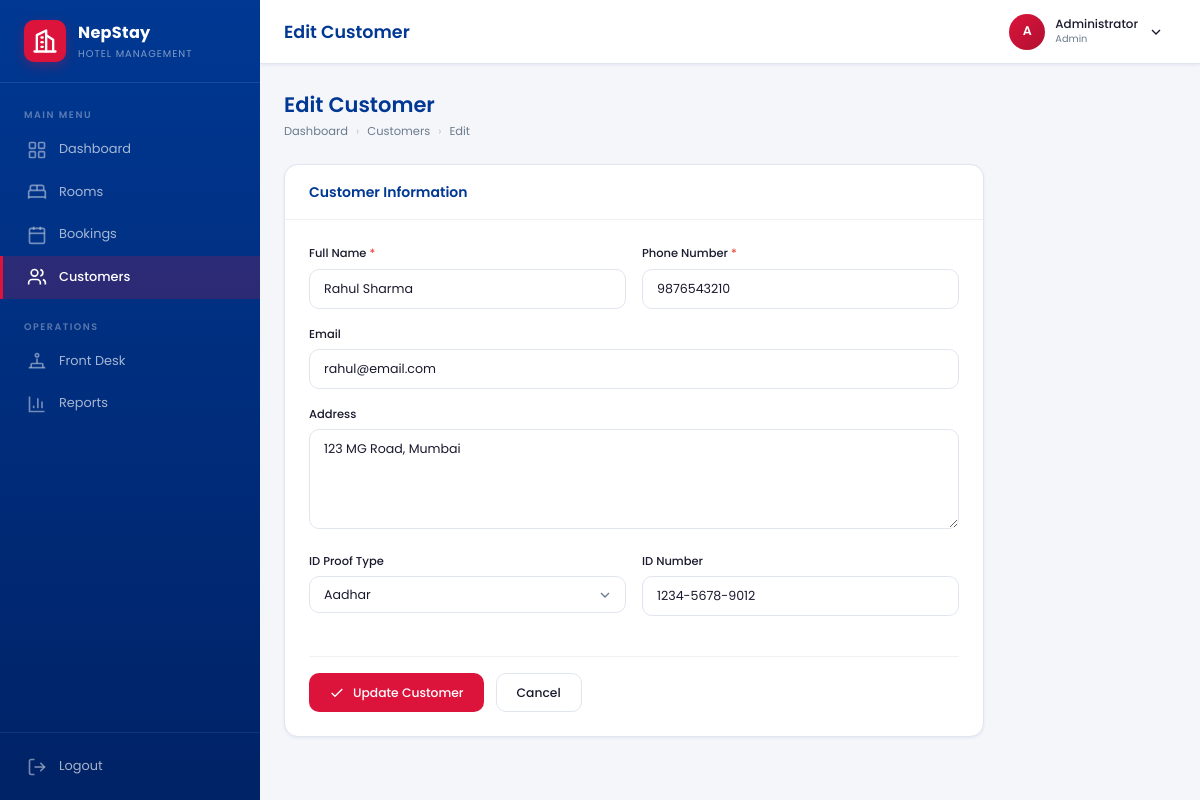
Page /admin/customer_form.php?id=1 (signed in) on the committed database.
### tables this page shows
CREATE TABLE users (
    id INT AUTO_INCREMENT PRIMARY KEY,
    name VARCHAR(100) NOT NULL,
    email VARCHAR(255) UNIQUE NOT NULL,
    password VARCHAR(255) NOT NULL,
    role ENUM('admin','staff','manager') DEFAULT 'admin',
    avatar VARCHAR(255) DEFAULT NULL,
    created_at TIMESTAMP DEFAULT CURRENT_TIMESTAMP,
    updated_at TIMESTAMP DEFAULT CURRENT_TIMESTAMP ON UPDATE CURRENT_TIMESTAMP
);

CREATE TABLE customers (
    id INT AUTO_INCREMENT PRIMARY KEY,
    name VARCHAR(100) NOT NULL,
    email VARCHAR(255) DEFAULT NULL,
    phone VARCHAR(20) NOT NULL,
    address TEXT,
    id_proof ENUM('Passport','Driving License','National ID','Aadhar','Other') DEFAULT 'National ID',
    id_number VARCHAR(50) DEFAULT NULL,
    created_at TIMESTAMP DEFAULT CURRENT_TIMESTAMP,
    updated_at TIMESTAMP DEFAULT CURRENT_TIMESTAMP ON UPDATE CURRENT_TIMESTAMP
);

### includes/functions.php (called while the page is built, shortened)
<?php
function e($str) {
    return htmlspecialchars($str ?? '', ENT_QUOTES, 'UTF-8');
}
function is_page($page) {
    return basename($_SERVER['PHP_SELF']) === $page;
}
function nav_active($page) {
    return is_page($page) ? 'active' : '';
}

### includes/db.php (called while the page is built, shortened)
<?php
$conn = new mysqli(DB_HOST, DB_USER, DB_PASS, DB_NAME);
$conn->set_charset('utf8mb4');
function db_query($sql, $types = '', $params = []) {
    global $conn;
    $stmt = $conn->prepare($sql);
    $stmt->bind_param($types, ...$params);
    $stmt->execute();
    $result = $stmt->get_result();
    return $result;
}
function db_fetch($sql, $types = '', $params = []) {
    $result = db_query($sql, $types, $params);
    if ($result instanceof mysqli_result) {
        return $result->fetch_assoc();
    }
    return null;
}

### includes/auth.php (called while the page is built, shortened)
<?php
require_once __DIR__ . '/db.php';
function current_user() {
    return db_fetch("SELECT * FROM users WHERE id = ?", 'i', [$_SESSION['user_id']]);
}

### admin/customer_form.php (the view, shortened to what this page needs)
<?php
require_once '../includes/db.php';
require_once '../includes/auth.php';
require_once '../includes/functions.php';
$id = intval($_GET['id'] ?? 0);
if ($id) {
    $customer = db_fetch("SELECT * FROM customers WHERE id = ?", 'i', [$id]);
}
require_once '../includes/header.php';
?>
<div class="page-header">
    <div>
        <h2><?php echo $id ? 'Edit Customer' : 'Add Customer'; ?></h2>
        <div class="breadcrumb">
            <a href="index.php">Dashboard</a> <span class="sep">›</span>
            <a href="customers.php">Customers</a> <span class="sep">›</span>
            <span><?php echo $id ? 'Edit' : 'Add'; ?></span>
        </div>
    </div>
</div>
<div class="card form-card">
    <div class="card-header">
        <h3>Customer Information</h3>
    </div>
    <div class="card-body">
        <form method="POST">
            <div class="form-row">
                <div class="form-group">
                    <label for="name">Full Name <span class="required">*</span></label>
                    <input type="text" name="name" id="name" class="form-control" placeholder="John Doe" value="<?php echo e($customer['name'] ?? ''); ?>" required>
                </div>
                <div class="form-group">
                    <label for="phone">Phone Number <span class="required">*</span></label>
                    <input type="text" name="phone" id="phone" class="form-control" placeholder="+91 98765 43210" value="<?php echo e($customer['phone'] ?? ''); ?>" required>
                </div>
            </div>
            <div class="form-group">
                <label for="email">Email</label>
                <input type="email" name="email" id="email" class="form-control" placeholder="john@email.com" value="<?php echo e($customer['email'] ?? ''); ?>">
            </div>
            <div class="form-group">
                <label for="address">Address</label>
                <textarea name="address" id="address" class="form-control" placeholder="Full address..."><?php echo e($customer['address'] ?? ''); ?></textarea>
            </div>
            <div class="form-row">
                <div class="form-group">
                    <label for="id_proof">ID Proof Type</label>
                    <select name="id_proof" id="id_proof" class="form-control">
                        <?php foreach (['Passport','Driving License','National ID','Aadhar','Other'] as $p): ?>
                        <option value="<?php echo $p; ?>" <?php echo ($customer['id_proof'] ?? 'National ID') === $p ? 'selected' : ''; ?>><?php echo $p; ?></option>
                        <?php endforeach; ?>
                    </select>
                </div>
                <div class="form-group">
                    <label for="id_number">ID Number</label>
                    <input type="text" name="id_number" id="id_number" class="form-control" placeholder="ID document number" value="<?php echo e($customer['id_number'] ?? ''); ?>">
                </div>
            </div>
            <div class="form-actions">
                <button type="submit" class="btn btn-accent">
                    <svg width="16" height="16" viewBox="0 0 24 24" fill="none" stroke="currentColor" stroke-width="2"><polyline points="20 6 9 17 4 12"/></svg>
                    <?php echo $id ? 'Update Customer' : 'Add Customer'; ?>
                </button>
                <a href="customers.php" class="btn btn-outline">Cancel</a>
            </div>
        </form>
    </div>
</div>
<?php require_once '../includes/footer.php'; ?>

### includes/header.php (shortened to what this page needs)
<?php
require_once __DIR__ . '/db.php';
require_once __DIR__ . '/auth.php';
require_once __DIR__ . '/functions.php';
$currentUser = current_user();
$currentPage = basename($_SERVER['PHP_SELF']);
$pageTitles = [
    'index.php'           => 'Dashboard',
    'rooms.php'           => 'Rooms',
    'room_form.php'       => isset($_GET['id']) ? 'Edit Room' : 'Add Room',
    'bookings.php'        => 'Bookings',
    'booking_form.php'    => isset($_GET['id']) ? 'Edit Booking' : 'New Booking',
    'customers.php'       => 'Customers',
    'customer_form.php'   => isset($_GET['id']) ? 'Edit Customer' : 'Add Customer',
    'reports.php'         => 'Reports',
    'front_desk.php'      => 'Front Desk',
];
$pageTitle = $pageTitles[$currentPage] ?? 'NepStay';
?>
<!DOCTYPE html>
<html lang="en">
<head>
    <link rel="stylesheet" href="/Hotel_Reservation_System/assets/css/style.css">
</head>
<body>
<aside class="sidebar" id="sidebar">
    <div class="sidebar-brand">
        <div class="brand-icon">
            <svg width="28" height="28" viewBox="0 0 24 24" fill="none" stroke="currentColor" stroke-width="2" stroke-linecap="round" stroke-linejoin="round">
                <path d="M3 21h18"/><path d="M5 21V7l8-4v18"/><path d="M19 21V11l-6-4"/>
                <path d="M9 9h1"/><path d="M9 13h1"/><path d="M9 17h1"/>
            </svg>
        </div>
        <div class="brand-text">
            <span class="brand-name">NepStay</span>
            <span class="brand-sub">Hotel Management</span>
        </div>
    </div>
    <nav class="sidebar-nav">
        <div class="nav-section">
            <span class="nav-label">MAIN MENU</span>
            <a href="/Hotel_Reservation_System/admin/index.php" class="nav-item <?php echo nav_active('index.php'); ?>">
                <svg width="20" height="20" viewBox="0 0 24 24" fill="none" stroke="currentColor" stroke-width="2"><rect x="3" y="3" width="7" height="7" rx="1"/><rect x="14" y="3" width="7" height="7" rx="1"/><rect x="3" y="14" width="7" height="7" rx="1"/><rect x="14" y="14" width="7" height="7" rx="1"/></svg>
                <span>Dashboard</span>
            </a>
            <a href="/Hotel_Reservation_System/admin/rooms.php" class="nav-item <?php echo (nav_active('rooms.php') || nav_active('room_form.php')) ? 'active' : ''; ?>">
                <svg width="20" height="20" viewBox="0 0 24 24" fill="none" stroke="currentColor" stroke-width="2"><path d="M2 20v-8a2 2 0 0 1 2-2h16a2 2 0 0 1 2 2v8"/><path d="M4 10V6a2 2 0 0 1 2-2h12a2 2 0 0 1 2 2v4"/><path d="M12 4v6"/><path d="M2 18h20"/></svg>
                <span>Rooms</span>
            </a>
            <a href="/Hotel_Reservation_System/admin/bookings.php" class="nav-item <?php echo (nav_active('bookings.php') || nav_active('booking_form.php')) ? 'active' : ''; ?>">
                <svg width="20" height="20" viewBox="0 0 24 24" fill="none" stroke="currentColor" stroke-width="2"><rect x="3" y="4" width="18" height="18" rx="2"/><path d="M16 2v4"/><path d="M8 2v4"/><path d="M3 10h18"/><path d="M8 14h.01"/><path d="M12 14h.01"/><path d="M16 14h.01"/><path d="M8 18h.01"/><path d="M12 18h.01"/></svg>
                <span>Bookings</span>
            </a>
            <a href="/Hotel_Reservation_System/admin/customers.php" class="nav-item <?php echo (nav_active('customers.php') || nav_active('customer_form.php')) ? 'active' : ''; ?>">
                <svg width="20" height="20" viewBox="0 0 24 24" fill="none" stroke="currentColor" stroke-width="2"><path d="M16 21v-2a4 4 0 0 0-4-4H6a4 4 0 0 0-4 4v2"/><circle cx="9" cy="7" r="4"/><path d="M22 21v-2a4 4 0 0 0-3-3.87"/><path d="M16 3.13a4 4 0 0 1 0 7.75"/></svg>
                <span>Customers</span>
            </a>
        </div>
        <div class="nav-section">
            <span class="nav-label">OPERATIONS</span>
            <a href="/Hotel_Reservation_System/admin/front_desk.php" class="nav-item <?php echo nav_active('front_desk.php'); ?>">
                <svg width="20" height="20" viewBox="0 0 24 24" fill="none" stroke="currentColor" stroke-width="2"><path d="M2 20h20"/><path d="M5 20v-4a1 1 0 0 1 1-1h12a1 1 0 0 1 1 1v4"/><path d="M12 15V9"/><circle cx="12" cy="5" r="2"/></svg>
                <span>Front Desk</span>
            </a>
            <a href="/Hotel_Reservation_System/admin/reports.php" class="nav-item <?php echo nav_active('reports.php'); ?>">
                <svg width="20" height="20" viewBox="0 0 24 24" fill="none" stroke="currentColor" stroke-width="2"><path d="M3 3v18h18"/><path d="M18 17V9"/><path d="M13 17V5"/><path d="M8 17v-3"/></svg>
                <span>Reports</span>
            </a>
        </div>
    </nav>
    <div class="sidebar-footer">
        <a href="/Hotel_Reservation_System/logout.php" class="nav-item">
            <svg width="20" height="20" viewBox="0 0 24 24" fill="none" stroke="currentColor" stroke-width="2"><path d="M9 21H5a2 2 0 0 1-2-2V5a2 2 0 0 1 2-2h4"/><polyline points="16 17 21 12 16 7"/><line x1="21" y1="12" x2="9" y2="12"/></svg>
            <span>Logout</span>
        </a>
    </div>
</aside>
<div class="main-wrapper">
    <header class="topbar">
        <div class="topbar-left">
            <h1 class="topbar-title"><?php echo e($pageTitle); ?></h1>
        </div>
        <div class="topbar-right">
            <div class="topbar-user" id="userDropdownToggle">
                <div class="topbar-avatar"><?php echo strtoupper(substr($currentUser['name'] ?? 'A', 0, 1)); ?></div>
                <div class="topbar-user-info">
                    <span class="topbar-user-name"><?php echo e($currentUser['name'] ?? 'Admin'); ?></span>
                    <span class="topbar-user-role"><?php echo e(ucfirst($currentUser['role'] ?? 'admin')); ?></span>
                </div>
                <svg width="16" height="16" viewBox="0 0 24 24" fill="none" stroke="currentColor" stroke-width="2"><polyline points="6 9 12 15 18 9"/></svg>
            </div>
        </div>
    </header>
    <main class="content">

### rows in the picture
users: name "A", name "Administrator", role "Admin"
customers: name "Rahul Sharma", phone "9876543210", email "rahul@email.com", address "123 MG Road, Mumbai", id_proof "Aadhar", id_number "1234-5678-9012"

### other values in the picture
$pageTitle "Edit Customer"
